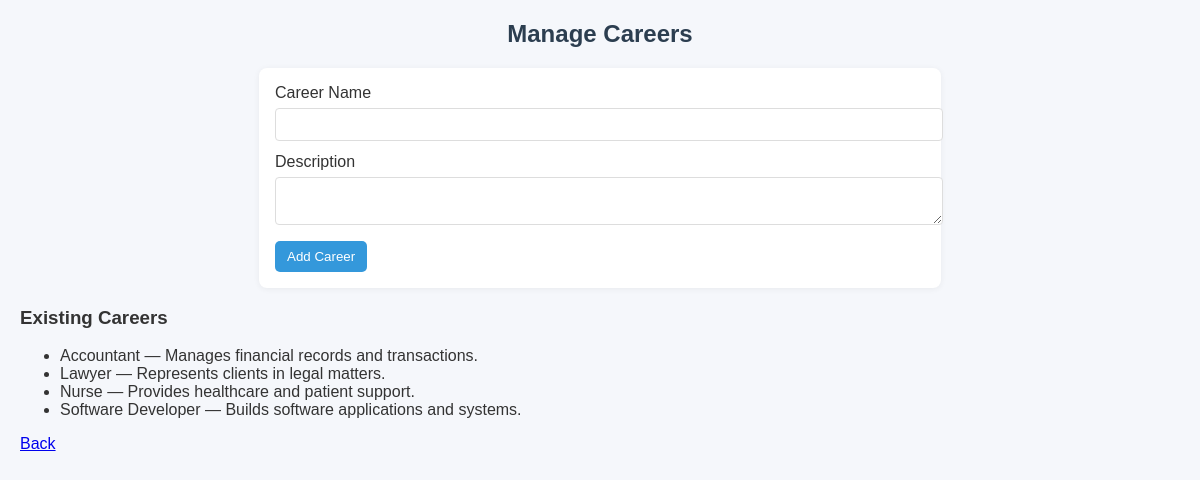
The page /5_Application/pages/manage_careers.php (signed in) on the database its author committed.
### tables this page shows
CREATE TABLE `careers` (
  `career_id` int(11) NOT NULL,
  `career_name` varchar(120) NOT NULL,
  `description` text DEFAULT NULL
);

### 5_Application/pages/manage_careers.php (the view, shortened to what this page needs)
<?php
require_once '../includes/db_connect.php';
?>
<!DOCTYPE html>
<html>
<head><meta charset="utf-8"><title>Manage Careers</title><link rel="stylesheet" href="../assets/style.css"></head>
<body>
<h2>Manage Careers</h2>
<form method="post">
    <label>Career Name</label><br><input type="text" name="career_name" required><br>
    <label>Description</label><br><textarea name="description"></textarea><br>
    <input type="submit" value="Add Career">
</form>
<h3>Existing Careers</h3>
<ul>
<?php
    $res = $conn->query("SELECT * FROM careers ORDER BY career_name");
    while ($r = $res->fetch_assoc()) {
    echo "<li>".htmlspecialchars($r['career_name'])." — ".htmlspecialchars($r['description'])."</li>";
    }
?>
</ul>
<p><a href="admin_dashboard.php">Back</a></p>
</body>
</html>

### 5_Application/assets/style.css (style rules this page uses)
body { font-family: Arial, sans-serif; background: #f5f7fb; color: #333; margin: 20px; }
h1, h2 { color: #2c3e50; text-align: center; }
form { background: #fff; padding: 16px; border-radius: 8px; width: 650px; margin: 12px auto; box-shadow: 0 1px 6px rgba(0,0,0,0.06); }
input[type="text"], input[type="email"], input[type="password"], select, textarea, input[type="number"] { width: 100%; padding: 8px; margin: 6px 0 12px 0; border: 1px solid #ddd; border-radius: 4px; }
input[type="submit"], button { background: #3498db; color: #fff; padding: 8px 12px; border: none; border-radius: 5px; cursor: pointer; }

### rows shown on the page
careers: career_name "Accountant", description "Manages financial records and transactions."
careers: career_name "Lawyer", description "Represents clients in legal matters."
careers: career_name "Nurse", description "Provides healthcare and patient support."
careers: career_name "Software Developer", description "Builds software applications and systems."
